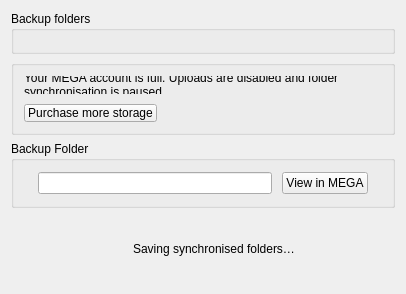
<?xml version="1.0" encoding="UTF-8"?>
<ui version="4.0">
 <class>BackupSettingsUI</class>
 <widget class="QWidget" name="BackupSettingsUI">
  <property name="geometry">
   <rect>
    <x>0</x>
    <y>0</y>
    <width>368</width>
    <height>270</height>
   </rect>
  </property>
  <property name="windowTitle">
   <string>Form</string>
  </property>
  <layout class="QVBoxLayout" name="verticalLayout_2">
   <item>
    <widget class="RemoteItemUi" name="gSyncs">
     <property name="sizePolicy">
      <sizepolicy hsizetype="Expanding" vsizetype="Expanding">
       <horstretch>0</horstretch>
       <verstretch>0</verstretch>
      </sizepolicy>
     </property>
     <property name="title">
      <string>Backup folders</string>
     </property>
     <property name="flat">
      <bool>false</bool>
     </property>
     <layout class="QVBoxLayout" name="verticalLayout_9">
      <property name="spacing">
       <number>10</number>
      </property>
      <property name="leftMargin">
       <number>10</number>
      </property>
      <property name="topMargin">
       <number>10</number>
      </property>
      <property name="rightMargin">
       <number>10</number>
      </property>
      <property name="bottomMargin">
       <number>10</number>
      </property>
     </layout>
    </widget>
   </item>
   <item>
    <widget class="QGroupBox" name="wOQError">
     <layout class="QVBoxLayout" name="verticalLayout">
      <property name="spacing">
       <number>10</number>
      </property>
      <property name="leftMargin">
       <number>10</number>
      </property>
      <property name="topMargin">
       <number>10</number>
      </property>
      <property name="rightMargin">
       <number>10</number>
      </property>
      <property name="bottomMargin">
       <number>10</number>
      </property>
      <item>
       <widget class="QLabel" name="lOQWarning">
        <property name="text">
         <string>Your MEGA account is full. Uploads are disabled and folder synchronisation is paused.</string>
        </property>
        <property name="wordWrap">
         <bool>true</bool>
        </property>
        <property name="openExternalLinks">
         <bool>true</bool>
        </property>
       </widget>
      </item>
      <item alignment="Qt::AlignLeft">
       <widget class="QPushButton" name="bBuyMoreSpace">
        <property name="text">
         <string>Purchase more storage</string>
        </property>
        <property name="autoDefault">
         <bool>false</bool>
        </property>
       </widget>
      </item>
     </layout>
    </widget>
   </item>
   <item>
    <widget class="QGroupBox" name="groupBox_3">
     <property name="minimumSize">
      <size>
       <width>0</width>
       <height>67</height>
      </size>
     </property>
     <property name="maximumSize">
      <size>
       <width>16777215</width>
       <height>67</height>
      </size>
     </property>
     <property name="title">
      <string>Backup Folder</string>
     </property>
     <layout class="QHBoxLayout" name="horizontalLayout_4">
      <property name="spacing">
       <number>10</number>
      </property>
      <property name="leftMargin">
       <number>24</number>
      </property>
      <property name="topMargin">
       <number>10</number>
      </property>
      <property name="rightMargin">
       <number>24</number>
      </property>
      <property name="bottomMargin">
       <number>10</number>
      </property>
      <item>
       <widget class="QLineEdit" name="lBackupFolder">
        <property name="minimumSize">
         <size>
          <width>234</width>
          <height>0</height>
         </size>
        </property>
        <property name="text">
         <string notr="true"/>
        </property>
        <property name="readOnly">
         <bool>true</bool>
        </property>
       </widget>
      </item>
      <item>
       <widget class="QPushButton" name="bOpenBackupFolder">
        <property name="text">
         <string>View in MEGA</string>
        </property>
       </widget>
      </item>
     </layout>
    </widget>
   </item>
   <item>
    <widget class="QStackedWidget" name="sSyncsState">
     <property name="sizePolicy">
      <sizepolicy hsizetype="Preferred" vsizetype="Maximum">
       <horstretch>0</horstretch>
       <verstretch>0</verstretch>
      </sizepolicy>
     </property>
     <property name="currentIndex">
      <number>0</number>
     </property>
     <widget class="QWidget" name="pSavingSyncs">
      <layout class="QHBoxLayout" name="horizontalLayout_33">
       <property name="spacing">
        <number>5</number>
       </property>
       <property name="leftMargin">
        <number>0</number>
       </property>
       <property name="topMargin">
        <number>0</number>
       </property>
       <property name="rightMargin">
        <number>0</number>
       </property>
       <property name="bottomMargin">
        <number>0</number>
       </property>
       <item>
        <spacer name="horizontalSpacer_12">
         <property name="orientation">
          <enum>Qt::Horizontal</enum>
         </property>
         <property name="sizeHint" stdset="0">
          <size>
           <width>0</width>
           <height>0</height>
          </size>
         </property>
        </spacer>
       </item>
       <item>
        <widget class="WaitingSpinnerWidget" name="wSpinningIndicatorSyncs" native="true">
         <property name="minimumSize">
          <size>
           <width>16</width>
           <height>16</height>
          </size>
         </property>
         <property name="maximumSize">
          <size>
           <width>16</width>
           <height>16</height>
          </size>
         </property>
        </widget>
       </item>
       <item>
        <widget class="QLabel" name="lSavingSyncs">
         <property name="text">
          <string>Saving synchronised folders…</string>
         </property>
        </widget>
       </item>
       <item>
        <spacer name="horizontalSpacer_13">
         <property name="orientation">
          <enum>Qt::Horizontal</enum>
         </property>
         <property name="sizeHint" stdset="0">
          <size>
           <width>0</width>
           <height>0</height>
          </size>
         </property>
        </spacer>
       </item>
      </layout>
     </widget>
     <widget class="QWidget" name="pSyncsDisabled">
      <layout class="QVBoxLayout" name="verticalLayout_4">
       <property name="spacing">
        <number>0</number>
       </property>
       <property name="leftMargin">
        <number>0</number>
       </property>
       <property name="topMargin">
        <number>0</number>
       </property>
       <property name="rightMargin">
        <number>0</number>
       </property>
       <property name="bottomMargin">
        <number>0</number>
       </property>
       <item>
        <widget class="QGroupBox" name="groupBox">
         <property name="sizePolicy">
          <sizepolicy hsizetype="Preferred" vsizetype="Fixed">
           <horstretch>0</horstretch>
           <verstretch>0</verstretch>
          </sizepolicy>
         </property>
         <layout class="QVBoxLayout" name="verticalLayout_91">
          <property name="spacing">
           <number>0</number>
          </property>
          <item>
           <widget class="QLabel" name="lDisabledSyncs">
            <property name="text">
             <string>Some folders have not synchronised. For more information please hover over the yellow warning icon.</string>
            </property>
            <property name="wordWrap">
             <bool>true</bool>
            </property>
           </widget>
          </item>
         </layout>
        </widget>
       </item>
      </layout>
     </widget>
     <widget class="QWidget" name="pNoErrorsSyncs"/>
    </widget>
   </item>
   <item>
    <spacer name="verticalSpacer_6">
     <property name="orientation">
      <enum>Qt::Vertical</enum>
     </property>
     <property name="sizeType">
      <enum>QSizePolicy::Maximum</enum>
     </property>
     <property name="sizeHint" stdset="0">
      <size>
       <width>20</width>
       <height>40</height>
      </size>
     </property>
    </spacer>
   </item>
  </layout>
 </widget>
 <customwidgets>
  <customwidget>
   <class>WaitingSpinnerWidget</class>
   <extends>QWidget</extends>
   <header>WaitingSpinnerWidget.h</header>
   <container>1</container>
  </customwidget>
  <customwidget>
   <class>RemoteItemUi</class>
   <extends>QGroupBox</extends>
   <header>RemoteItemUi.h</header>
   <container>1</container>
  </customwidget>
 </customwidgets>
 <resources/>
 <connections/>
</ui>
